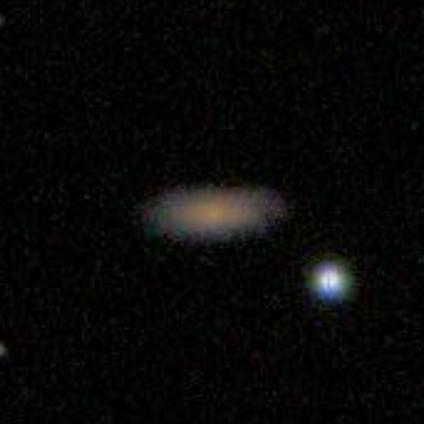
#> input picture data/classification/sample_images_gz2/13.jpg, 424 x 424 px, found by its file name
$ python -i c_preprocessing.py   (imports and definitions only)
#> lines starting #> are read from the running program, lines starting #| are printed output that depends on the picture; after the words box and inside, x2 and y2 are one past the last pixel; in counts of white or black regions, pixels touching at a corner belong together
# ---
# jupyter:
#   jupytext:
#     cell_metadata_filter: -all
#     formats: ipynb,py:percent
#     text_representation:
#       extension: .py
#       format_name: percent
#       format_version: '1.3'
#       jupytext_version: 1.18.1
#   kernelspec:
#     display_name: dml-project
#     language: python
#     name: python3
# ---

# %% [markdown]
# # LIMPIEZA Y ANÁLISIS EXPLORATORIO
# ---
#
# ## Conjunto de datos para clasificación

# %% [markdown]
# ### Integrantes
# - `Garibay Zepeda, Julio Andrés` (`julio.garibay@iteso.mx`)
# - `Crespo Neri, Diego Ubaldo` (`ubaldo.crespo@iteso.mx`)
# - `Vázquez Sandoval, Isaac Ernesto` (`isaac.vazqsand@gmail.com`)

# %% [markdown]
# ---

# %% [markdown]
# ### Bibliotecas

# %%
# Básicas
import re
import numpy as np
import pandas as pd
from collections import defaultdict
from IPython.display import display
from matplotlib import pyplot as plt

# Enfocadas a imágenes
import cv2
from skimage import io

# %%
# Swag
# [1 line not run here, left out]

# %% [markdown]
# ---

# %% [markdown]
# ### **Visualización, exploración, preparación y análisis de datos:**

# %% [markdown]
# #### 1. Estructura y Metadata

# %%
# Creamos un objeto que nos permite acceder a todas las imágenes.
collection = io.imread_collection("../data/classification/images_gz2/*.jpg")

# %%
# La cantidad de imágenes disponibles
# [1 line not run here, left out]

# %%
# Asegurarnos que las imágenes tengas dimensiones iguales
# [1 line that did not run here, left out]
# [1 line not run here, left out]

# %% [markdown]
# Se cuentan con 71,648 imágenes en la colección.
# - Formato: `.jpg`.
# - Diménsiones: 424 x 424 pixeles.
# - Número de bandas: 3 (RGB).
# - Profundidad de color: 8 bits (valores entre 0 y 255).

# %% [markdown]
# ##### Ejemplos

# %%
# Algunas imágenes del conjnto de datos
# [1 line that did not run here, left out]
# fig.subplots_adjust(hspace=1.55)

# [6 lines not run here, left out]

# %% [markdown]
# Observaciones:
# - En todas las imágenes se notan objetos cósmicos centrados.
# - Se espera que aquellos centrados sean galaxias.
# - Alrededor de los centrales se observan otros objetos, con distintos tamaños y colores.
# - Algunas imágenes presentan más zoom que otras, por lo que están más pixeleadas.
#
# Todo esto podría interferir con la identificación, o ser beneficioso.

# %% [markdown]
# ---

# %% [markdown]
# #### 2. Información estadística

# %% [markdown]
# ##### Imágenes

# %%
# [1 line that did not run here, left out]

# [3 lines that did not run here, left out]

# [2 lines not run here, left out]

# [1 line that did not run here, left out]
# [6 lines not run here, left out]

# %% [markdown]
# El histograma de intesidades promedio nos da una idea que la gran mayoría de los colores que aparecen en las imágenes son muy oscuros, hay muchos en tonos medios y muy pocas muy brillantes.

# %%
n = 0
mean = 0
M2 = 0
# [13 lines not run here, left out]

# [1 line that did not run here, left out]
# [2 lines not run here, left out]

# %% [markdown]
# Con una intensidad media de 9.58 y una desviación estándar de 18.4 nos queda más que claro que los valores son muy oscuros en general.

# %% [markdown]
# Debido a la naturaleza de la imágenes no contamos con datos nulos, distribuciones ni datos sesgados.

# %% [markdown]
# ##### Etiquetas

# %% [markdown]
# La información que ofrece el proyecto Zoo Galaxy es mucha y muy diversa.

# %%
# Tabla de etiquetas
# [1 line that did not run here, left out]
# [1 line not run here, left out]

# %% [markdown]
# Nosotros nos utilizaremos las clases que fueron clasificadas por la comunidad.
#
# El resumen está representado por la variable `gz2_class`.

# %%
# [1 line that did not run here, left out]
# [2 lines not run here, left out]

# %% [markdown]
# Se reconocen muchas clasificaciónes, específicadas en [Galaxy Zoo trees](https://data.galaxyzoo.org/gz_trees/gz_trees.html), un diagrama en el que se basa la clasificación realizada en el proyecto.

# %% [markdown]
# Para este proyecto, se utilizarán las clasificaciones más generales:
# - `Smooth`
# - `Features or disks`
# - `Star or artifact` (not galaxies)

# %%
# Obtenemos las clasificaciones básicas
types = defaultdict(lambda: [0, []])

# [7 lines not run here, left out]

# %% [markdown]
# Se puede notar que los datos están complentamente imbalanceados en la variable de salida, algo que habrá que considerar al momento de seleccionar las métricas del modelo.

# %% [markdown]
# *PD: La variable* `dr7objid` *es utilizada como id para relacionar a las imágenes*

# %% [markdown]
# ---

# %% [markdown]
# #### 3. Limpieza de imágenes (ejemplo)

# %%
import os
from skimage.color import label2rgb, rgb2gray
from skimage.filters import threshold_otsu
from skimage.measure import label, regionprops
from skimage.morphology import closing, footprint_rectangle
from skimage.segmentation import clear_border


# %% [markdown]
# Para la limpieza utilizamos arreglos de paths por eficiencia en la lectura.

# %%
def cargar_img(dir_imgs):
    """
    dir_imgs : directorio donde esten las imagenes
    imgages_path : path especifico de cada imagen en un array de numpy
    """
    images_path = os.listdir(dir_imgs)
    images_path = np.array(images_path)

    data = []
    for image in range(len(images_path)):
        data.append(io.imread(dir_imgs + images_path[image]))

    return np.array(data)


# %% [markdown]
# Aplicamos una máscara para mantener únicamente los objetos cósmicos.

# %%
def applied_mask(data):
    """
    data : array de las imagenes de las galaxias
    binary : regresa los binarios donde este la mayor
    """
    binary = []

    for image in data:
        gray_img = rgb2gray(image)
        thresh = threshold_otsu(gray_img)
        mask = gray_img > (thresh * 0.99)

        applied_mask = np.zeros_like(image)

        for i in range(3):
            band = image[:, :, i]
            applied_mask[:, :, i] = mask * band

        binary.append(applied_mask)
#> this loop made 4 passes
#> pass 1, in applied_mask, `mask = gray_img > (thresh * 0.99)`:
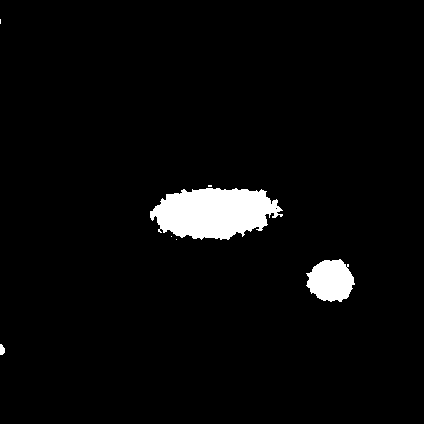
#> mask: shape (424, 424) bool; 3.7% white; 7 white regions (4 under 20 px), largest, box (x1, y1, x2, y2) and area: (150, 188, 283, 240) 5020, (306, 259, 355, 302) 1534, (0, 344, 5, 355) 44
#> after the loop:
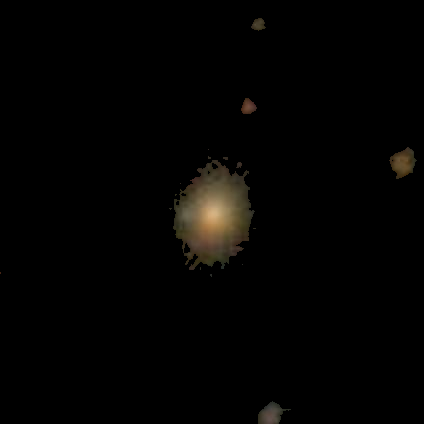
#> applied_mask: shape (424, 424, 3); mean of channels 0, 1, 2 3.7, 3.1, 2.1; drawn as R, G, B
#> after the loop:
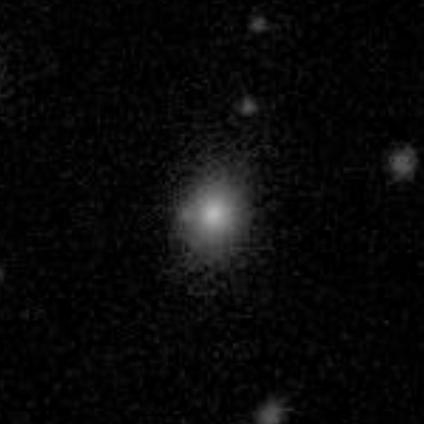
#> gray_img: shape (424, 424) float64; min 0, max 0.714, mean 0.036

    return binary


# %% [markdown]
# Como todas las imágnes están centradas mantenemos el objeto obtenido en la máscara al centro.
#
# De esta manera obtenemos la mejor calidad disponible de el objeto de interés.

# %%
def crop_galaxy(data, factor=1.5):
    """
    Recorta la galaxia centrada en una imagen RGB usando umbral adaptativo.
    img : ndarray
        Imagen RGB o en escala de grises con la galaxia centrada.
        Multiplicador del tamaño de la galaxia para dejar margen (1.5 por defecto).

    recorte : ndarray
        Subimagen recortada alrededor de la galaxia.
    """
#> called with data = array of shape (4, 424, 424, 3), factor = 1.5
    # Convertir a escala de grises si es RGB

    croped = []

    for img in data:
        if img.ndim == 3:
            gray = rgb2gray(img)
        else:
            gray = img
        thresh = threshold_otsu(gray)
        binary = gray > thresh

        label_img = label(binary)

        if label_img.max() == 0:  # type: ignore

            return img

        largest = max(regionprops(label_img), key=lambda r: r.area)
        minr, minc, maxr, maxc = largest.bbox

        cy, cx = (minr + maxr) // 2, (minc + maxc) // 2
        size = int(max(maxr - minr, maxc - minc) * factor)

        half = size // 2
        starty, endy = max(cy - half, 0), min(cy + half, img.shape[0])
        startx, endx = max(cx - half, 0), min(cx + half, img.shape[1])

        recorte = img[starty:endy, startx:endx]

        croped.append(recorte)
#> this loop made 4 passes
#> pass 1, in crop_galaxy, `label_img = label(binary)`:
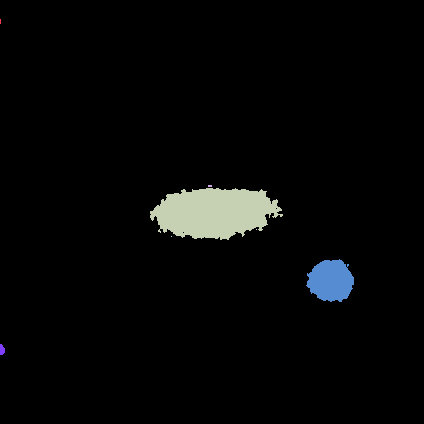
#> label_img: shape (424, 424) int32; 8 distinct labels, from 0 to 7; one colour per label, 0 black
#> pass 1, in crop_galaxy, `recorte = img[starty:endy, startx:endx]`:
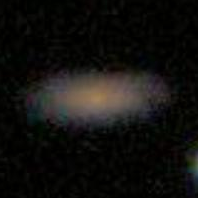
#> recorte: shape (198, 198, 3); mean of channels 0, 1, 2 17.5, 16.5, 14.3; drawn as R, G, B
#> after the loop:
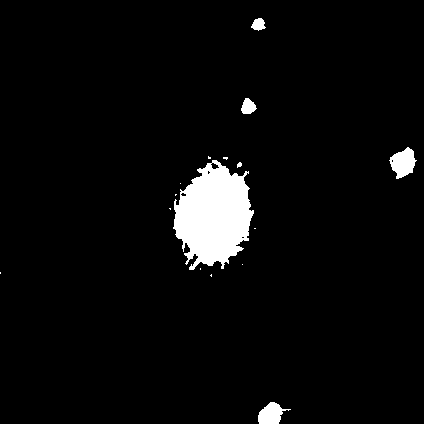
#> binary: shape (424, 424) bool; 4.1% white; 16 white regions (10 under 20 px), largest, box (x1, y1, x2, y2) and area: (173, 160, 254, 270) 5965, (389, 147, 417, 179) 546, (258, 402, 291, 424) 432, (241, 98, 257, 114) 175, (251, 18, 266, 31) 130, (237, 162, 242, 168) 21
#> after the loop:
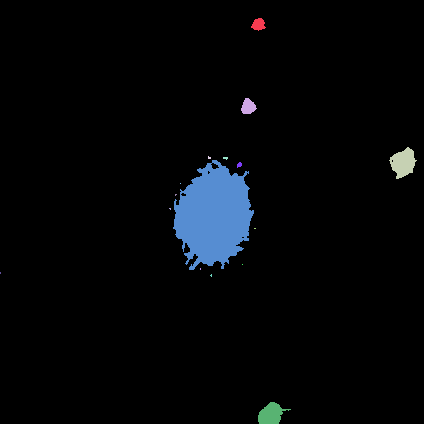
#> label_img: shape (424, 424) int32; 17 distinct labels, from 0 to 16; one colour per label, 0 black

    return croped


# %% [markdown]
# Al tener muchas imágenes lo probamos con una pequeña cantidad

# %%
path = "../data/classification/sample_images_gz2/"
data = cargar_img(path)
binary = applied_mask(data)  # mascara aplicada
croped = crop_galaxy(data)

# %%
# [1 line that did not run here, left out]

n = 11

# [10 lines not run here, left out]

# %% [markdown]
# Como se puede observar, en cada paso se está manteniendo solo el objeto central.
#
# Hasta que nuestra imagen sea casi por completo la galaxia.

# %% [markdown]
# ---

# %% [markdown]
# #### 4. Conclusiones

# %% [markdown]
# Para poder lograr construir un buen modelo de clasificación de imágenes de galaxias, tendremos en cuenta lo siguiente:
# - Hay que encapsular los objetos de interés para evitar que el el modelo utilizado se sobreajuste al ruido o tenga sesgo por la aparición de otros objetos en sus vecinidades.
#     - También para que haya una mayor importancia de la intensidad de la galaxia, en lugar del fondo
# - Las imagenes astronómicas requieren de un tratamiento especial, diferente a las imágenes comunes. No todos los filtros funcionan con estas.
# - Tenemos que prestar atención en cómo representa el modelo la proporción de categorías en la variable objetivo.

# %% [markdown]
# Modelo a aplicar:
#
# En base a lo observado y al estado del arte en análisis de imágenes, lo más conveniente podría ser una Red Neuronal Convolucional. Ya que...
# - Son robustas frente a datos complejos.
#     - Patrones raros.
# - No necesitamos interpretabilidad en el modelo.
# - Generalizan bien, en lugar de elegir pixel por pixel aprenden estructuras generales.
#
# También podríamos probar una máquina de soporte vectorial con PCA, para probar un modelo más ligero.
# - Sin embargo, habría que hacer otras transformaciones para poderlos utilizar bien.

# %% [markdown]
# ---

# %% [markdown]
# #### 5. Datos

# %% [markdown]
# Links de descarga:
#
# [Images (Zenodo)](https://zenodo.org/records/3565489/files/images_gz2.zip?download=1)
#
# [Classification Table (GalaxyZoo)](https://gz2hart.s3.amazonaws.com/gz2_hart16.csv.gz)

>>> import cv2
>>> picture = cv2.cvtColor(cv2.imread('../../data/classification/sample_images_gz2/13.jpg'), cv2.COLOR_BGR2RGB)
#> picture is the input picture: shape (424, 424, 3); mean R, G, B 8.1, 8, 6.3
>>> result = crop_galaxy(picture)
#> the loop in crop_galaxy (call 2), `for img in data:` made 424 passes
#> (thresh, minr, maxr, cy, size, half, starty, endy) on passes 1 to 3: (4, 126, 138, 132, 18, 9, 123, 141), (4, 28, 43, 35, 22, 11, 24, 46), (5, 216, 231, 223, 22, 11, 212, 234)
